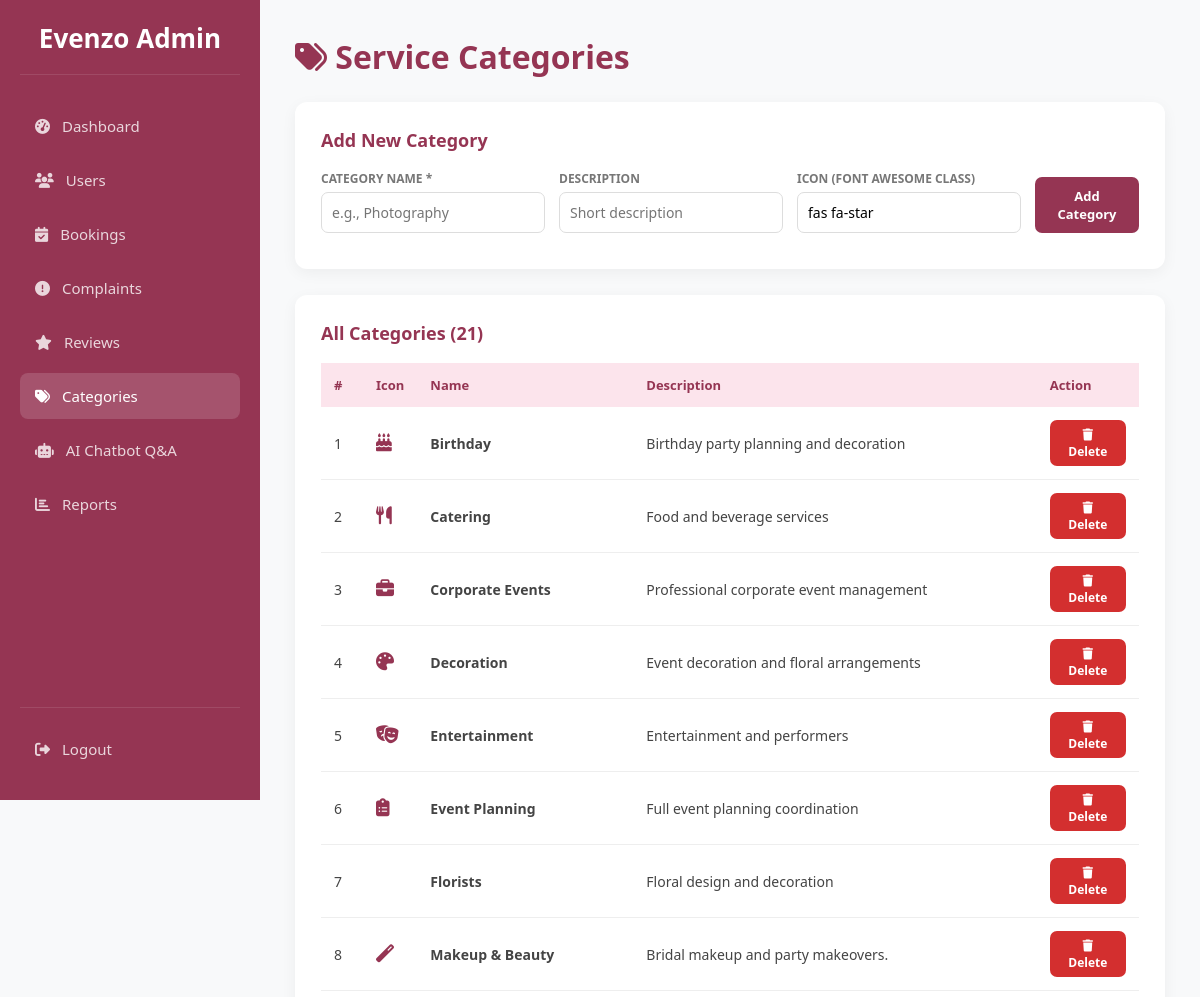
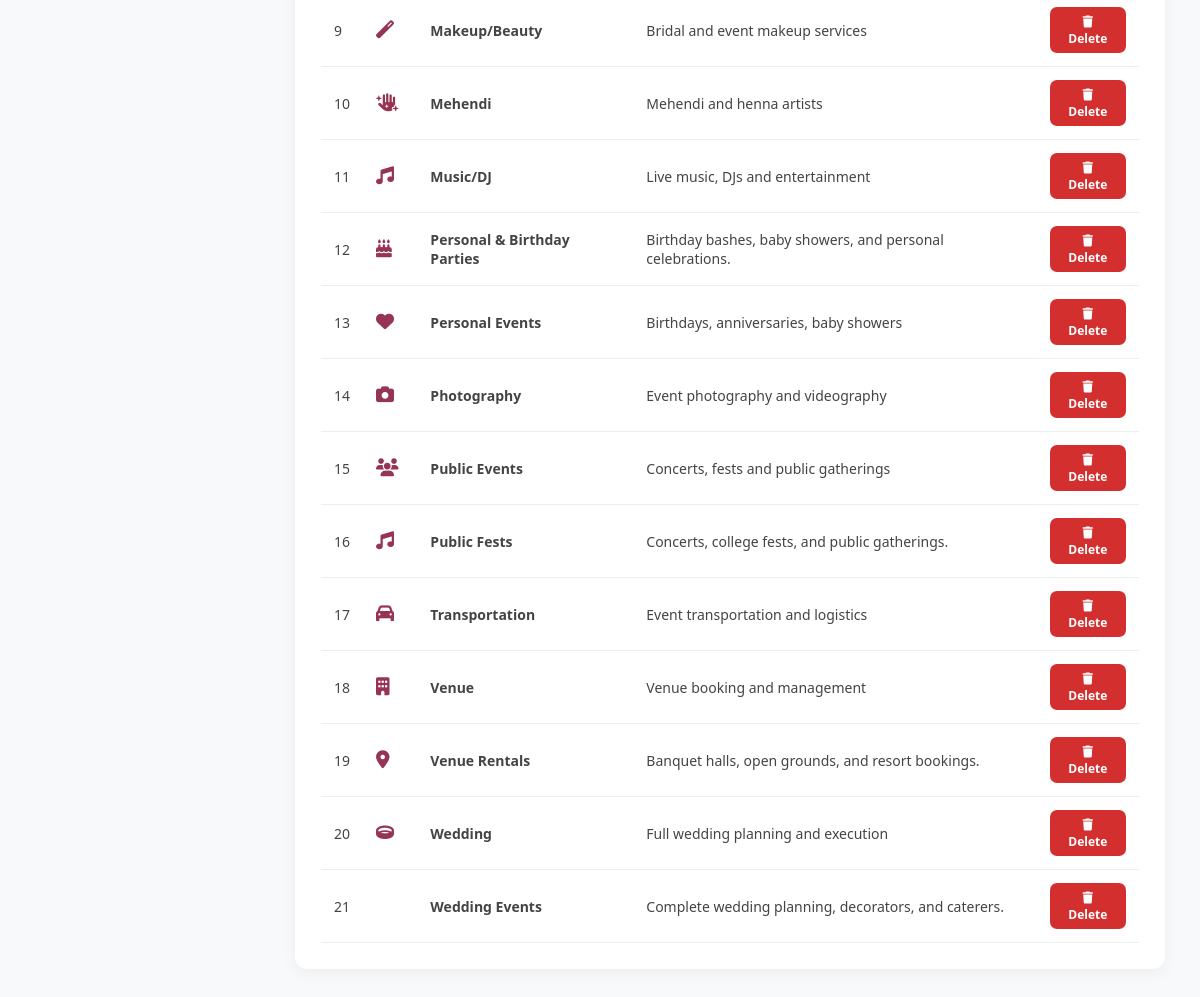
The app's page /admin/categories (signed in) with its own data (2 pictures, top to bottom).
### tables this page shows
CREATE TABLE categories (
            id INTEGER PRIMARY KEY AUTOINCREMENT,
            name TEXT UNIQUE NOT NULL,
            description TEXT,
            icon TEXT DEFAULT 'fas fa-star',
            is_active INTEGER DEFAULT 1,
            created_at TIMESTAMP DEFAULT CURRENT_TIMESTAMP
        );

### app.py (the view)
@app.route('/admin/categories')
def admin_categories():
    if 'user_id' not in session or session['role'] != 'admin':
        return redirect(url_for('index'))
    conn = get_db_connection()
    categories = conn.execute("SELECT * FROM categories ORDER BY name").fetchall()
    conn.close()
    return render_template('admin_categories.html', categories=categories)

### app.py (called while the page is built)
def get_db_connection():
    conn = sqlite3.connect('database.db', timeout=10)
    conn.row_factory = sqlite3.Row
    conn.execute("PRAGMA foreign_keys = ON")
    return conn

### frontend/templates/admin_categories.html (shortened to what this page needs)
<!DOCTYPE html>
<html lang="en">
<head>
<link rel="stylesheet" href="https://cdnjs.cloudflare.com/ajax/libs/font-awesome/6.4.0/css/all.min.css">
</head>
<body>
<div class="sidebar">
  <div class="logo">Evenzo Admin</div>
  <nav>
    <a class="nav-item" href="{{ url_for('admin_dashboard') }}"><i class="fas fa-tachometer-alt"></i> Dashboard</a>
    <a class="nav-item" href="{{ url_for('admin_users') }}"><i class="fas fa-users"></i> Users</a>
    <a class="nav-item" href="{{ url_for('admin_bookings') }}"><i class="fas fa-calendar-check"></i> Bookings</a>
    <a class="nav-item" href="{{ url_for('admin_complaints') }}"><i class="fas fa-exclamation-circle"></i> Complaints</a>
    <a class="nav-item" href="{{ url_for('admin_reviews') }}"><i class="fas fa-star"></i> Reviews</a>
    <a class="nav-item active" href="{{ url_for('admin_categories') }}"><i class="fas fa-tags"></i> Categories</a>
    <a class="nav-item" href="{{ url_for('admin_chatbot') }}"><i class="fas fa-robot"></i> AI Chatbot Q&A</a>
    <a class="nav-item" href="{{ url_for('admin_reports') }}"><i class="fas fa-chart-bar"></i> Reports</a>
  </nav>
  <div class="logout-box"><a class="nav-item" href="{{ url_for('logout') }}"><i class="fas fa-sign-out-alt"></i> Logout</a></div>
</div>
<div class="main">
  <h1 style="color:var(--primary);margin-bottom:24px"><i class="fas fa-tags"></i> Service Categories</h1>
  <div class="card">
    <h2>Add New Category</h2>
    <form method="POST" action="{{ url_for('add_category') }}">
      <div class="add-form">
        <div class="fg"><label>Category Name *</label><input name="name" required placeholder="e.g., Photography"></div>
        <div class="fg"><label>Description</label><input name="description" placeholder="Short description"></div>
        <div class="fg"><label>Icon (Font Awesome class)</label><input name="icon" placeholder="fas fa-camera" value="fas fa-star"></div>
        <button type="submit" class="btn">Add Category</button>
      </div>
    </form>
  </div>
  <div class="card">
    <h2>All Categories ({{ categories|length }})</h2>
    {% if categories %}
    <table><thead><tr><th>#</th><th>Icon</th><th>Name</th><th>Description</th><th>Action</th></tr></thead><tbody>
    {% for c in categories %}
    <tr>
      <td>{{ loop.index }}</td>
      <td><i class="{{ c.icon }}" style="color:var(--primary);font-size:18px"></i></td>
      <td><strong>{{ c.name }}</strong></td>
      <td>{{ c.description or '—' }}</td>
      <td>
        <form method="POST" action="{{ url_for('delete_category', cat_id=c.id) }}" style="display:inline" onsubmit="return confirm('Delete this category?')">
          <button class="btn btn-sm btn-delete"><i class="fas fa-trash"></i> Delete</button>
        </form>
      </td>
    </tr>
    {% endfor %}
    </tbody></table>
    {% else %}<p style="color:#aaa;text-align:center;padding:30px">No categories found.</p>{% endif %}
  </div>
</div>
</body>
</html>

### frontend/templates/admin_categories.html (style rules this page uses)
:root { --primary:#953553;--bg:#f8f9fa;--sw:260px }
* { margin:0;padding:0;box-sizing:border-box;font-family:'Segoe UI',sans-serif }
body { background:var(--bg);display:flex;min-height:100vh }
.sidebar { width:var(--sw);background:var(--primary);height:100vh;position:fixed;left:0;top:0;color:#fff;padding:20px;display:flex;flex-direction:column;z-index:1000 }
.sidebar .logo { font-size:26px;font-weight:bold;text-align:center;border-bottom:1px solid rgba(255,255,255,.1);padding-bottom:18px;margin-bottom:28px }
.nav-item { padding:13px 15px;margin-bottom:8px;border-radius:8px;display:flex;align-items:center;gap:12px;color:rgba(255,255,255,.8);text-decoration:none;transition:.3s;font-size:15px }
.nav-item:hover,.nav-item.active { background:rgba(255,255,255,.15);color:#fff }
.logout-box { margin-top:auto;padding-top:18px;border-top:1px solid rgba(255,255,255,.1) }
.main { margin-left:var(--sw);width:calc(100% - var(--sw));padding:35px;min-height:100vh }
.card { background:#fff;border-radius:12px;padding:26px;box-shadow:0 4px 15px rgba(0,0,0,.05);margin-bottom:26px }
.card h2 { color:var(--primary);margin-bottom:18px;font-size:18px }
.add-form { display:grid;grid-template-columns:1fr 1fr 1fr auto;gap:14px;align-items:flex-end;margin-bottom:10px }
.fg { display:flex;flex-direction:column }
.fg label { font-size:12px;font-weight:bold;color:#777;margin-bottom:5px;text-transform:uppercase }
.fg input { padding:10px;border:1px solid #ddd;border-radius:7px;font-size:14px;outline:none }
table { width:100%;border-collapse:collapse }
th { text-align:left;padding:13px;background:#fce4ec;color:var(--primary);font-size:13px }
td { padding:13px;border-bottom:1px solid #eee;font-size:14px;color:#444 }
.btn { display:inline-block;padding:10px 16px;border-radius:7px;font-weight:600;font-size:13px;border:none;cursor:pointer;background:var(--primary);color:#fff;transition:.2s }
.btn-sm { padding:6px 12px;font-size:12px }
.btn-delete { background:#d32f2f;color:#fff }

### records on screen
categories: name "Birthday", description "Birthday party planning and decoration"
categories: name "Catering", description "Food and beverage services"
categories: name "Corporate Events", description "Professional corporate event management"
categories: name "Decoration", description "Event decoration and floral arrangements"
categories: name "Entertainment", description "Entertainment and performers"
categories: name "Event Planning", description "Full event planning coordination"
categories: name "Florists", description "Floral design and decoration"
categories: name "Makeup & Beauty", description "Bridal makeup and party makeovers."
categories: name "Makeup/Beauty", description "Bridal and event makeup services"
categories: name "Mehendi", description "Mehendi and henna artists"
categories: name "Music/DJ", description "Live music, DJs and entertainment"
categories: name "Personal & Birthday Parties", description "Birthday bashes, baby showers, and personal celebrations."
categories: name "Personal Events", description "Birthdays, anniversaries, baby showers"
categories: name "Photography", description "Event photography and videography"
categories: name "Public Events", description "Concerts, fests and public gatherings"
categories: name "Public Fests", description "Concerts, college fests, and public gatherings."
categories: name "Transportation", description "Event transportation and logistics"
categories: name "Venue", description "Venue booking and management"
categories: name "Venue Rentals", description "Banquet halls, open grounds, and resort bookings."
categories: name "Wedding", description "Full wedding planning and execution"
categories: name "Wedding Events", description "Complete wedding planning, decorators, and caterers."

### other values on screen
{{ categories|length }} "21"
